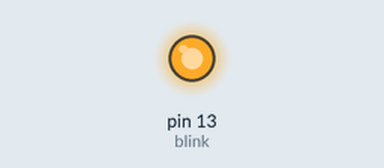
A sketch run on a simulated Arduino Uno, built with avr-gcc and run on an emulated ATmega328P. On the bench: output pins drawn as LEDs (lit = HIGH).

Above: at 1.0 s.
At 3.0 s:
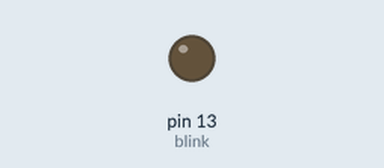
Timing chart, 0 to 5.2 s (numbered marks = the images above):
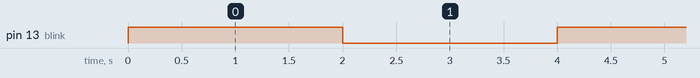

The sketch:

blink.ino
```cpp
int blink = 13;
//Dit is een stukje code voor de PoC.
//Hierin wordt nagegaan of het compilen en uploaden werkt.

void setup()
{
    pinMode (blink, OUTPUT); //Pin 13 wordt in deze code aangeduid als de pin waarop de led aangesloten is.
}

void loop()
{
 digitalWrite (blink, HIGH);
 Serial.println("Lamp gaat aan!"); //In de seriële monitor kan nagegaan worden of de loop werkt (en de lamp al dan niet zou AAAN moeten gaan).
 delay(2000); //Delay van 2seconden!

 digitalWrite (blink, LOW);
 Serial.println ("Lamp gaat uit!"); //In de seriële monitor kan nagegaan worden of de loop werkt (en de lamp al dan niet zou UIT moeten gaan).
 delay(2000);//Idem ditto een delay van 2seconden!
}
```

Measured:
- by itself, pin 13 (blink): alternates HIGH for 2.0 s and LOW for 2.0 s
